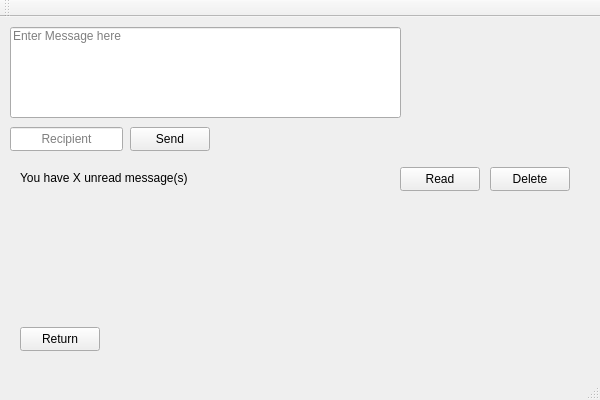
<?xml version="1.0" encoding="UTF-8"?>
<ui version="4.0">
 <class>MessagesWindow</class>
 <widget class="QMainWindow" name="MessagesWindow">
  <property name="geometry">
   <rect>
    <x>0</x>
    <y>0</y>
    <width>600</width>
    <height>400</height>
   </rect>
  </property>
  <property name="windowTitle">
   <string>Messages</string>
  </property>
  <widget class="QWidget" name="centralWidget">
   <widget class="QPushButton" name="btnSend">
    <property name="geometry">
     <rect>
      <x>130</x>
      <y>110</y>
      <width>80</width>
      <height>24</height>
     </rect>
    </property>
    <property name="text">
     <string>Send</string>
    </property>
   </widget>
   <widget class="QLineEdit" name="messageTarget">
    <property name="geometry">
     <rect>
      <x>10</x>
      <y>110</y>
      <width>113</width>
      <height>24</height>
     </rect>
    </property>
    <property name="alignment">
     <set>Qt::AlignmentFlag::AlignCenter</set>
    </property>
    <property name="placeholderText">
     <string>Recipient</string>
    </property>
   </widget>
   <widget class="QLineEdit" name="messageText">
    <property name="geometry">
     <rect>
      <x>10</x>
      <y>10</y>
      <width>391</width>
      <height>91</height>
     </rect>
    </property>
    <property name="alignment">
     <set>Qt::AlignmentFlag::AlignLeading|Qt::AlignmentFlag::AlignLeft|Qt::AlignmentFlag::AlignTop</set>
    </property>
    <property name="placeholderText">
     <string>Enter Message here</string>
    </property>
   </widget>
   <widget class="QPushButton" name="btnReturn">
    <property name="geometry">
     <rect>
      <x>20</x>
      <y>310</y>
      <width>80</width>
      <height>24</height>
     </rect>
    </property>
    <property name="text">
     <string>Return</string>
    </property>
   </widget>
   <widget class="QLabel" name="msgCountlbl">
    <property name="geometry">
     <rect>
      <x>20</x>
      <y>150</y>
      <width>391</width>
      <height>21</height>
     </rect>
    </property>
    <property name="text">
     <string>You have X unread message(s)</string>
    </property>
   </widget>
   <widget class="QPushButton" name="btnRead">
    <property name="geometry">
     <rect>
      <x>400</x>
      <y>150</y>
      <width>80</width>
      <height>24</height>
     </rect>
    </property>
    <property name="text">
     <string>Read</string>
    </property>
   </widget>
   <widget class="QPushButton" name="btnDelete">
    <property name="geometry">
     <rect>
      <x>490</x>
      <y>150</y>
      <width>80</width>
      <height>24</height>
     </rect>
    </property>
    <property name="text">
     <string>Delete</string>
    </property>
   </widget>
  </widget>
  <widget class="QMenuBar" name="menuBar">
   <property name="geometry">
    <rect>
     <x>0</x>
     <y>0</y>
     <width>600</width>
     <height>21</height>
    </rect>
   </property>
  </widget>
  <widget class="QToolBar" name="mainToolBar">
   <attribute name="toolBarArea">
    <enum>TopToolBarArea</enum>
   </attribute>
   <attribute name="toolBarBreak">
    <bool>false</bool>
   </attribute>
  </widget>
  <widget class="QStatusBar" name="statusBar"/>
 </widget>
 <layoutdefault spacing="6" margin="11"/>
 <resources/>
 <connections/>
</ui>
